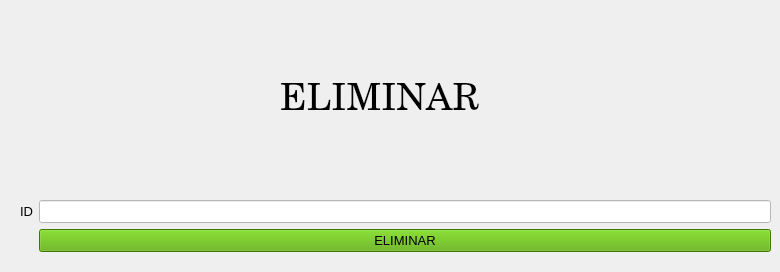
      <widget class="QWidget" name="casposeliminarpac">
       <widget class="QWidget" name="formLayoutWidget_10">
        <property name="geometry">
         <rect>
          <x>20</x>
          <y>200</y>
          <width>751</width>
          <height>63</height>
         </rect>
        </property>
        <layout class="QFormLayout" name="formLayout_10">
         <item row="0" column="0">
          <widget class="QLabel" name="label_44">
           <property name="font">
            <font>
             <pointsize>10</pointsize>
            </font>
           </property>
           <property name="text">
            <string>ID</string>
           </property>
          </widget>
         </item>
         <item row="1" column="1">
          <widget class="QPushButton" name="paceliminar">
           <property name="font">
            <font>
             <pointsize>10</pointsize>
            </font>
           </property>
           <property name="styleSheet">
            <string notr="true">background-color: rgb(85, 170, 0);</string>
           </property>
           <property name="text">
            <string>ELIMINAR</string>
           </property>
          </widget>
         </item>
         <item row="0" column="1">
          <widget class="QLineEdit" name="idpac_eliminar">
           <property name="font">
            <font>
             <pointsize>10</pointsize>
            </font>
           </property>
           <property name="styleSheet">
            <string notr="true">background-color: rgb(255, 255, 255);</string>
           </property>
           <property name="alignment">
            <set>Qt::AlignCenter</set>
           </property>
          </widget>
         </item>
        </layout>
       </widget>
       <widget class="QLabel" name="title_4">
        <property name="geometry">
         <rect>
          <x>280</x>
          <y>70</y>
          <width>261</width>
          <height>61</height>
         </rect>
        </property>
        <property name="font">
         <font>
          <family>Century</family>
          <pointsize>28</pointsize>
          <underline>false</underline>
         </font>
        </property>
        <property name="text">
         <string>ELIMINAR</string>
        </property>
        <property name="alignment">
         <set>Qt::AlignLeading|Qt::AlignLeft|Qt::AlignVCenter</set>
        </property>
       </widget>
      </widget>
